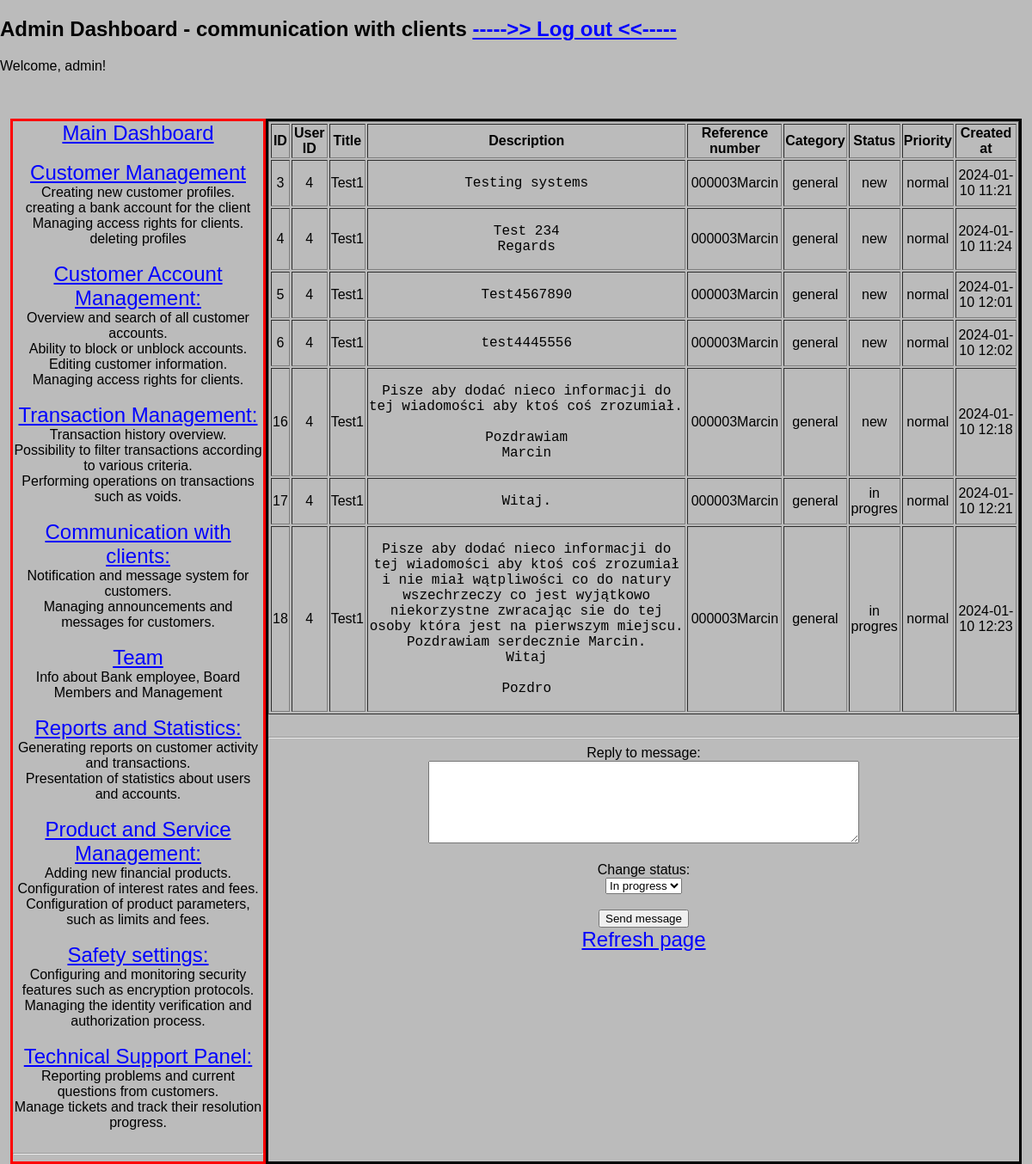
The app's page /process_query/000003Marcin (signed in), older data.
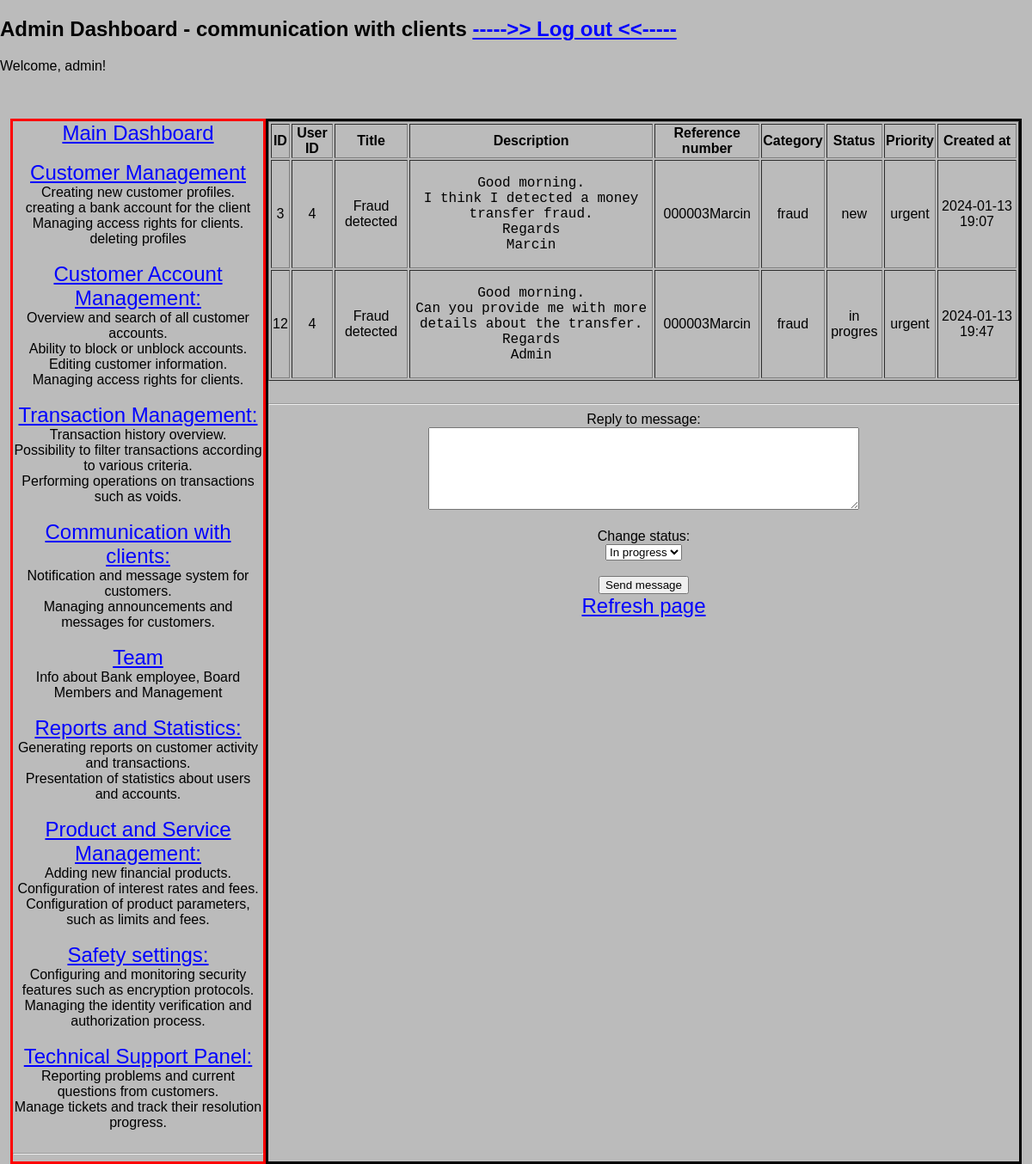
The same page, newer data.
### models/models.py (models this page shows)
class SupportTickets(db.Model):
    id = db.Column(db.Integer, primary_key=True)
    user_id = db.Column(db.Integer, db.ForeignKey('users.id'), nullable=False)
    title = db.Column(db.String(100), nullable=False)
    description = db.Column(db.Text, nullable=False)
    reference_number = db.Column(db.String(50), nullable=False)
    status = db.Column(db.String(50), nullable=False, default='new')  # values: new, in progress, closed, rejected
    priority = db.Column(db.String(50), nullable=False, default='normal')  # values: normal, high, urgent
    category = db.Column(db.String(50), nullable=False, default='general')  # values: general, fraud, service problem, money transfer
    created_at = db.Column(db.DateTime, default=datetime.utcnow)

### app.py (the view)
@app.route('/process_query/<query_ref>', methods=['GET', 'POST'])
@login_required
@admin_required
def process_query(query_ref):
    print("Received reference number:", query_ref)  # Wydruk kontrolny
    user_queries = SupportTickets.query.filter_by(reference_number=query_ref).all()
    last_query = SupportTickets.query.filter_by(reference_number=query_ref).order_by(SupportTickets.created_at.desc()).first()
    return render_template('processing_clients_query.html', all_queries=user_queries, query=last_query)

### app.py (called while the page is built)
@app.before_request
def initialize_database():
    db.create_all()
    session.permanent = True

@login_manager.user_loader
def load_user(user_id):
    return Users.query.get(int(user_id))

def admin_required(func):
    @wraps(func)
    def decorated_view(*args, **kwargs):
        if not current_user.is_authenticated or current_user.role != 'admin':
            abort(403)  # Zwraca błąd 403 Forbidden, jeśli użytkownik nie jest adminem
        return func(*args, **kwargs)
    return decorated_view

### templates/processing_clients_query.html (shortened to what this page needs)
{% extends 'base_admin.html' %}
{% block subtitle %} - communication with clients{% endblock %}
{% block content %}
<table border="1" class="center-table" width = "100%">
    <thead>
        <tr>
            <th>ID</th>
            <th>User ID</th>
            <th>Title</th>
            <th>Description</th>
            <th>Reference number</th>
            <th>Category</th>
            <th>Status</th>
            <th>Priority</th>
            <th>Created at</th>
        </tr>
    </thead>
    <tbody>
        {% for query in all_queries %}
            <tr>
                <td>{{ query.id }}</td>
                <td>{{ query.user_id }}</td>
                <td>{{ query.title }}</td>
                <td class="messages-table" style="font-size: 16px;"><pre style="white-space: pre-wrap;">{{ query.description }}</pre></td>
                <td>{{ query.reference_number }}</td>
                <td>{{ query.category }}</td>
                <td>{{ query.status }}</td>
                <td>{{ query.priority }}</td>
                <td>{{ query.created_at.strftime('%Y-%m-%d %H:%M') }}</td>
            </tr>
        {% endfor %}
    </tbody>
</table>
<br><hr>
<form action="{{ url_for('send_message_for_query' , query_ref=query.reference_number) }}" method="post" role="form">
    <label for="description">Reply to message: </label> <br>
    <textarea id="description" name="description" required rows="6" cols="60"></textarea> <br><br>
    <label for="status">Change status:</label> <br>
    <select type="text" id="status" name="status" def required>
        <option value="in progres">In progress</option>
    </select> <br><br>
    <input type="submit" value="Send message"><br>
</form>
<a href="{{ url_for('process_query', query_ref=query.reference_number) }}" class="link"> Refresh page </a>
{% endblock %}

Row changes from the older to the newer data that the page shows:
no longer on this page (row edited): SupportTickets: id "4", user_id "4", title "Test1", description "Test 234 Regards", reference_number "000003Marcin", category "general", status "new", priority "normal", created_at "2024-01-10 11:24"
no longer on this page (row edited): SupportTickets: id "5", user_id "4", title "Test1", description "Test4567890", reference_number "000003Marcin", category "general", status "new", priority "normal", created_at "2024-01-10 12:01"
no longer on this page (row edited): SupportTickets: id "6", user_id "4", title "Test1", description "test4445556", reference_number "000003Marcin", category "general", status "new", priority "normal", created_at "2024-01-10 12:02"
removed SupportTickets: id "16", user_id "4", title "Test1", description "Pisze aby dodać nieco informacji do tej wiadomości aby ktoś coś zrozumiał. Pozdrawiam Marcin", reference_number "000003Marcin", category "general", status "new", priority "normal", created_at "2024-01-10 12:18"
removed SupportTickets: id "17", user_id "4", title "Test1", description "Witaj.", reference_number "000003Marcin", category "general", status "in progres", priority "normal", created_at "2024-01-10 12:21"
removed SupportTickets: id "18", user_id "4", title "Test1", description "Pisze aby dodać nieco informacji do tej wiadomości aby ktoś coś zrozumiał i nie miał wątpliwości co do natury wszechrzeczy co jest wyjątkowo niekorzystne zwracając sie do tej osoby która jest na pierwszym miejscu. Pozdrawiam serdecznie Marcin. Witaj Pozdro", reference_number "000003Marcin", category "general", status "in progres", priority "normal", created_at "2024-01-10 12:23"
changed SupportTickets "new": title "Test1" → "Fraud detected"; description "Testing systems" → "Good morning. I think I detected a money transfer fraud. Regards Marcin"; category "general" → "fraud"; priority "normal" → "urgent"; created_at "2024-01-10 11:21" → "2024-01-13 19:07"
added SupportTickets: id "12", user_id "4", title "Fraud detected", description "Good morning. Can you provide me with more details about the transfer. Regards Admin", reference_number "000003Marcin", category "fraud", status "in progres", priority "urgent", created_at "2024-01-13 19:47"
